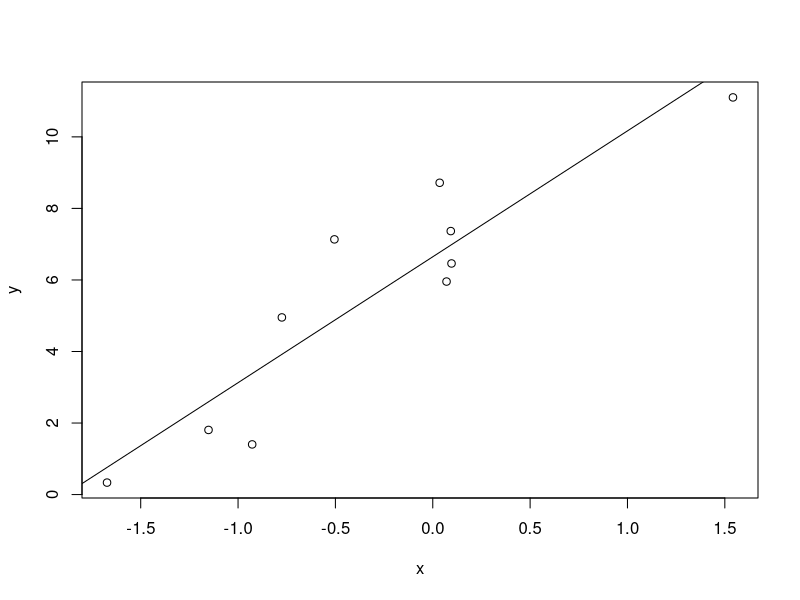
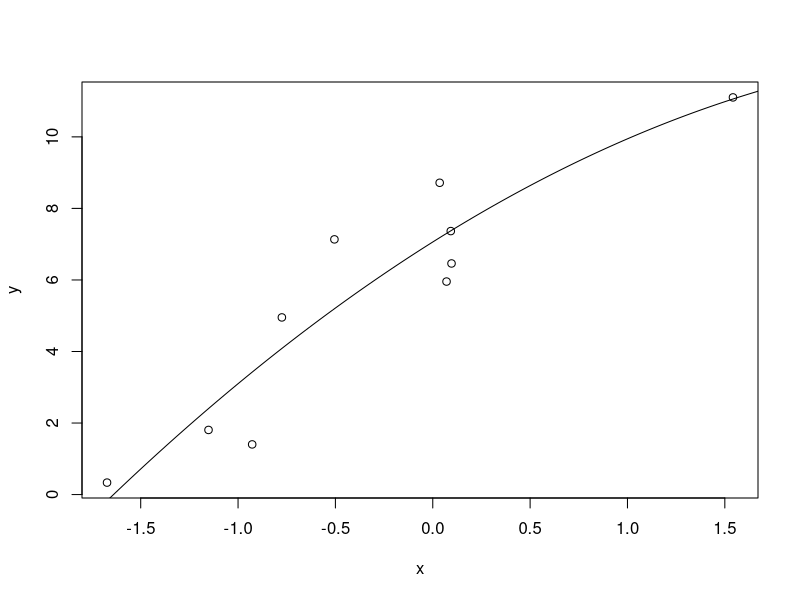
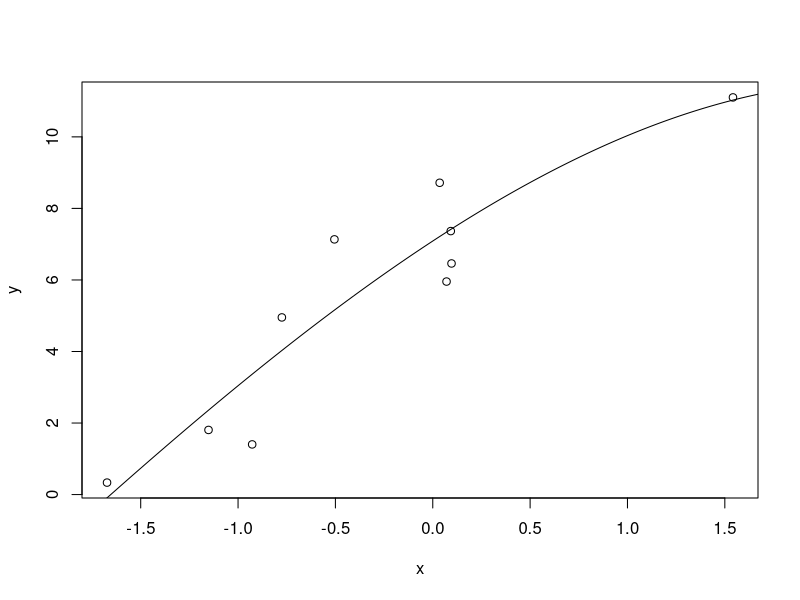

Reproduce these figures in R, in order.
x<-rnorm(10,0,1);# X

x2=x^2;
x3=x^3;
sigma=2;#σ=0.5,2
e=rnorm(10,0,sigma);#ϵ

y=3*x+6+e;


# 用于绘图
xs<- seq(min(x)-1,max(x)+1,length.out = 1000)
xs2=xs^2;
xs3=xs^3;


# 线性
model<- lm (y~x);
plot(x,y);
abline(model);

res<-model$residuals;
rss1=sum(res^2);

# 二次
model2<- lm(y~x+x2)
ys<-predict(model2,data.frame(x=xs,x2=xs2))
plot(x,y);
lines(xs,ys);

res<-model2$residuals;
rss2=sum(res^2);

# 三次
model3<- lm(y~x+x2+x3)
ys<-predict(model3,data.frame(x=xs,x2=xs2,x3=xs3))
plot(x,y);
lines(xs,ys);

res<-model3$residuals;
rss3=sum(res^2);

